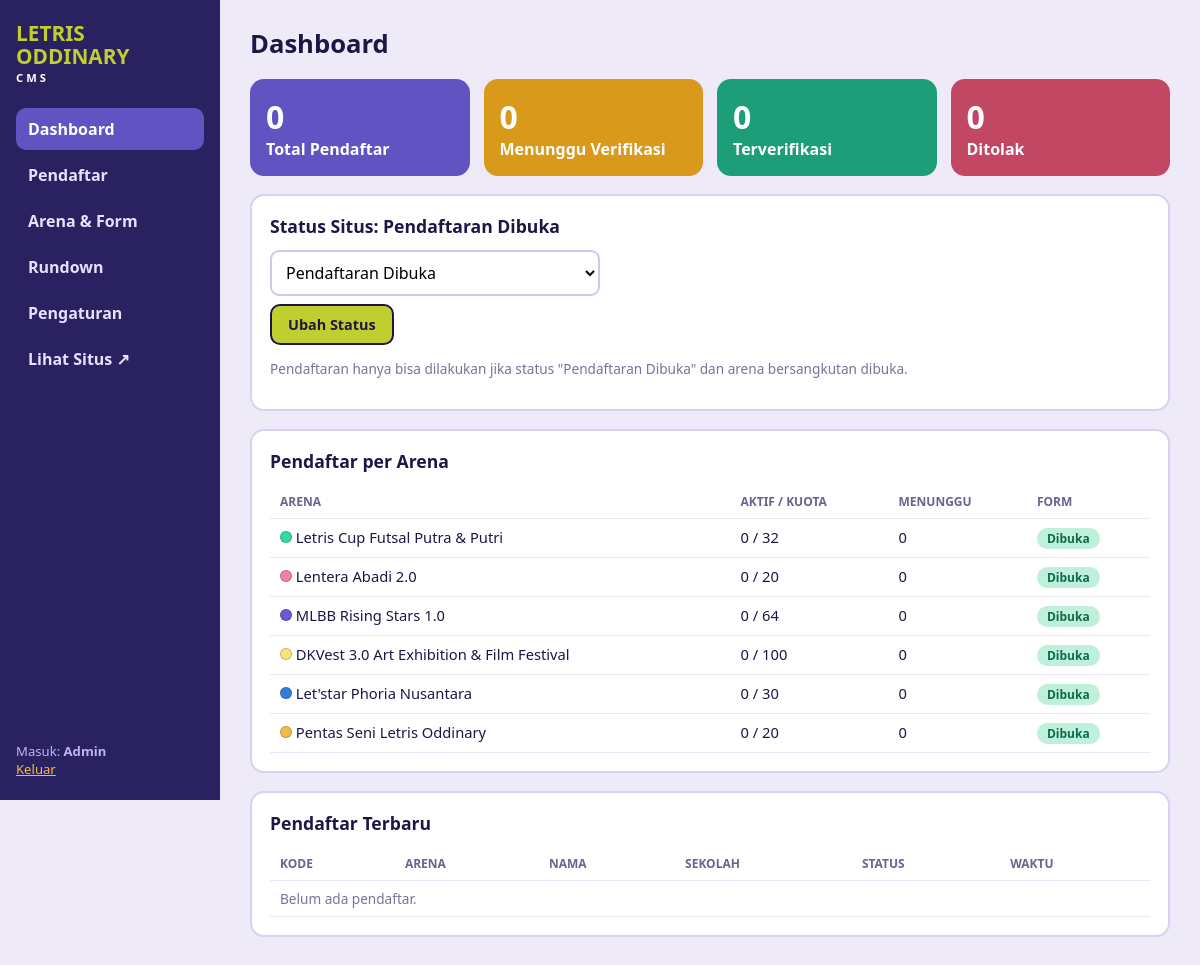
/admin/index.php (signed in), run on the app's committed database.
### tables this page shows
CREATE TABLE `events` (
  `id` int(11) NOT NULL AUTO_INCREMENT,
  `slug` varchar(40) NOT NULL,
  `title` varchar(120) NOT NULL,
  `category` enum('lomba','festival','penutup') NOT NULL DEFAULT 'lomba',
  `badge` varchar(80) NOT NULL DEFAULT '',
  `color` varchar(9) NOT NULL DEFAULT '#34D8A6',
  `text_color` varchar(9) NOT NULL DEFAULT '#1a1438',
  `description` text NOT NULL,
  `fee` varchar(120) NOT NULL DEFAULT '',
  `prize` varchar(160) NOT NULL DEFAULT '',
  `quota_num` int(11) DEFAULT NULL,
  `quota_text` varchar(120) NOT NULL DEFAULT '',
  `schedule_text` varchar(160) NOT NULL DEFAULT '',
  `event_date` date DEFAULT NULL,
  `contact` varchar(160) NOT NULL DEFAULT '',
  `requirements` text NOT NULL,
  `juknis_url` varchar(255) NOT NULL DEFAULT '',
  `team_label` varchar(60) NOT NULL DEFAULT 'Nama Tim',
  `contact_label` varchar(80) NOT NULL DEFAULT 'Nama Penanggung Jawab',
  `phone_label` varchar(80) NOT NULL DEFAULT 'No. WhatsApp',
  `email_required` tinyint(1) NOT NULL DEFAULT 1,
  `poster_tile` varchar(10) NOT NULL DEFAULT '',
  `reg_open` tinyint(1) NOT NULL DEFAULT 1,
  `is_active` tinyint(1) NOT NULL DEFAULT 1,
  `sort_order` int(11) NOT NULL DEFAULT 0,
  PRIMARY KEY (`id`),
  UNIQUE KEY `slug` (`slug`)
);

### includes/bootstrap.php (called while the page is built, shortened)
<?php
function db(): PDO
{
    static $pdo = null;
    if ($pdo === null) {
        try {
            $pdo = new PDO(
                'mysql:host=' . DB_HOST . ';dbname=' . DB_NAME . ';charset=utf8mb4',
                DB_USER, DB_PASS,
                [
                    PDO::ATTR_ERRMODE => PDO::ERRMODE_EXCEPTION,
                    PDO::ATTR_DEFAULT_FETCH_MODE => PDO::FETCH_ASSOC,
                    PDO::ATTR_EMULATE_PREPARES => false,
                ]
            );
        } catch (PDOException $e) {
            http_response_code(500);
            exit('Database belum siap. Jalankan <a href="' . BASE_URL . '/install.php">install.php</a> terlebih dahulu.');
        }
    }
    return $pdo;
}
function e($v): string
{
    return htmlspecialchars((string) $v, ENT_QUOTES, 'UTF-8');
}
function url(string $path = ''): string
{
    return BASE_URL . '/' . ltrim($path, '/');
}
function settings(): array
{
    static $cache = null;
    if ($cache === null) {
        $cache = [];
        foreach (db()->query('SELECT k, v FROM settings') as $r) {
            $cache[$r['k']] = $r['v'];
        }
    }
    return $cache;
}
function setting(string $key, string $default = ''): string
{
    return settings()[$key] ?? $default;
}
function admin_user(): ?array
{
    return $_SESSION['admin'] ?? null;
}
function require_admin(): array
{
    $u = admin_user();
    return $u;
}

### admin/index.php (the view, shortened to what this page needs)
<?php
require_once __DIR__ . '/_layout.php';
admin_header('Dashboard', 'index');
$pdo = db();
$totals = $pdo->query("SELECT COUNT(*) total, SUM(status='pending') pending, SUM(status='verified') verified, SUM(status='rejected') rejected FROM registrations")->fetch();
$per = $pdo->query("SELECT e.id, e.title, e.color, e.quota_num, e.reg_open,
    SUM(r.status<>'rejected') active, SUM(r.status='pending') pending
    FROM events e LEFT JOIN registrations r ON r.event_id = e.id GROUP BY e.id ORDER BY e.sort_order")->fetchAll();
$recent = $pdo->query("SELECT r.*, e.title FROM registrations r JOIN events e ON e.id=r.event_id ORDER BY r.id DESC LIMIT 8")->fetchAll();
$labels = ['coming_soon' => 'Coming Soon', 'open' => 'Pendaftaran Dibuka', 'closed' => 'Pendaftaran Ditutup'];
?>
<div class="cards">
  <div class="stat"><b><?= (int) $totals['total'] ?></b>Total Pendaftar</div>
  <div class="stat warn"><b><?= (int) $totals['pending'] ?></b>Menunggu Verifikasi</div>
  <div class="stat ok"><b><?= (int) $totals['verified'] ?></b>Terverifikasi</div>
  <div class="stat bad"><b><?= (int) $totals['rejected'] ?></b>Ditolak</div>
</div>
<div class="panel">
  <h2>Status Situs: <?= e($labels[setting('status')] ?? setting('status')) ?></h2>
  <form method="post" action="settings.php" class="inline">
    <select name="status">
<?php foreach ($labels as $k => $l): ?><option value="<?= $k ?>" <?= setting('status') === $k ? 'selected' : '' ?>><?= e($l) ?></option><?php endforeach; ?>
    </select>
    <button class="btn">Ubah Status</button>
  </form>
  <p class="muted">Pendaftaran hanya bisa dilakukan jika status "Pendaftaran Dibuka" dan arena bersangkutan dibuka.</p>
</div>
<div class="panel"><h2>Pendaftar per Arena</h2>
<table><tr><th>Arena</th><th>Aktif / Kuota</th><th>Menunggu</th><th>Form</th></tr>
<?php foreach ($per as $p): ?>
<tr><td><span class="dot" style="background:<?= e($p['color']) ?>"></span> <?= e($p['title']) ?></td>
<td><?= (int) $p['active'] ?> / <?= $p['quota_num'] ?? '&infin;' ?></td><td><?= (int) $p['pending'] ?></td>
<td><?= $p['reg_open'] ? '<span class="tag ok">Dibuka</span>' : '<span class="tag bad">Ditutup</span>' ?></td></tr>
<?php endforeach; ?></table></div>
<div class="panel"><h2>Pendaftar Terbaru</h2>
<table><tr><th>Kode</th><th>Arena</th><th>Nama</th><th>Sekolah</th><th>Status</th><th>Waktu</th></tr>
<?php foreach ($recent as $r): ?>
<tr><td><a href="registrations.php?view=<?= $r['id'] ?>"><?= e($r['code']) ?></a></td><td><?= e($r['title']) ?></td><td><?= e($r['team_name']) ?></td><td><?= e($r['school']) ?></td>
<td><span class="tag <?= e($r['status']) ?>"><?= e(status_labels()[$r['status']]) ?></span></td><td><?= e($r['created_at']) ?></td></tr>
<?php endforeach; if (!$recent) echo '<tr><td colspan="6" class="muted">Belum ada pendaftar.</td></tr>'; ?></table></div>
<?php admin_footer();

### admin/_layout.php (shortened to what this page needs)
<?php
require_once __DIR__ . '/../includes/bootstrap.php';
function admin_header(string $title, string $active = ''): void
{
    $u = require_admin();
    $nav = [
        'index' => ['index.php', 'Dashboard'],
        'registrations' => ['registrations.php', 'Pendaftar'],
        'events' => ['events.php', 'Arena & Form'],
        'schedule' => ['schedule.php', 'Rundown'],
        'settings' => ['settings.php', 'Pengaturan'],
    ];
    ?><!DOCTYPE html>
<html lang="id"><head><meta charset="UTF-8"><meta name="viewport" content="width=device-width, initial-scale=1">
<link rel="stylesheet" href="<?= url('assets/css/admin.css') ?>"></head>
<body>
<aside class="side">
  <div class="logo">LETRIS<br>ODDINARY<small>CMS</small></div>
  <nav>
<?php foreach ($nav as $k => [$href, $label]): ?>
    <a href="<?= url('admin/' . $href) ?>" class="<?= $k === $active ? 'on' : '' ?>"><?= e($label) ?></a>
<?php endforeach; ?>
    <a href="<?= url('index.php') ?>" target="_blank">Lihat Situs &nearr;</a>
  </nav>
  <div class="me">Masuk: <b><?= e($u['name']) ?></b><br><a href="<?= url('admin/logout.php') ?>">Keluar</a></div>
</aside>
<main>
  <h1><?= e($title) ?></h1>
<?php
}
function admin_footer(): void
{
    echo "\n</main></body></html>";
}

### assets/css/admin.css (style rules this page uses)
:root { --purple:#6154C2; --dark:#2a2260; --lime:#C0CF2F; --cream:#FFF5DA; --ink:#1f1646; --pink:#F4819D; --mint:#34D8A6; --gold:#F0BB49; }
* { box-sizing: border-box; }
body { margin: 0; font-family: 'Segoe UI', system-ui, sans-serif; background: #eeeaf8; color: var(--ink); display: flex; min-height: 100vh; }
.side { width: 220px; background: var(--dark); color: #fff; padding: 22px 16px; position: sticky; top: 0; height: 100vh; display: flex; flex-direction: column; flex-shrink: 0; }
.logo { font-weight: 900; font-size: 1.3rem; line-height: 1.1; color: var(--lime); margin-bottom: 24px; }
.logo small { display: block; font-size: .7rem; color: #fff; letter-spacing: 3px; margin-top: 4px; }
.side nav { display: grid; gap: 4px; }
.side nav a { color: #e6e1ff; text-decoration: none; padding: 10px 12px; border-radius: 10px; font-weight: 600; }
.side nav a:hover, .side nav a.on { background: var(--purple); color: #fff; }
.me { margin-top: auto; font-size: .82rem; color: #bdb5ee; }
.me a { color: var(--gold); }
main { flex: 1; padding: 26px 30px 60px; min-width: 0; }
h1 { margin: 0 0 18px; font-size: 1.6rem; }
h2 { margin: 0 0 12px; font-size: 1.1rem; }
a { color: var(--purple); }
.panel { background: #fff; border: 2px solid #d8d2f0; border-radius: 14px; padding: 18px; margin-bottom: 18px; overflow-x: auto; }
.cards { display: grid; grid-template-columns: repeat(auto-fit, minmax(170px, 1fr)); gap: 14px; margin-bottom: 18px; }
.stat { background: var(--purple); color: #fff; border-radius: 14px; padding: 16px; font-weight: 600; }
.stat b { display: block; font-size: 2rem; }
.stat.warn { background: #d99a1c; }
.stat.ok { background: #1e9e78; }
.stat.bad { background: #c24763; }
table { width: 100%; border-collapse: collapse; }
th, td { text-align: left; padding: 8px 10px; border-bottom: 1px solid #ebe7f7; vertical-align: top; font-size: .92rem; }
th { font-size: .75rem; text-transform: uppercase; color: #6b6290; }
.dot { display: inline-block; width: 12px; height: 12px; border-radius: 50%; border: 1px solid #0003; }
.muted { color: #7a7299; font-size: .85rem; }
.tag { display: inline-block; padding: 2px 10px; border-radius: 20px; font-size: .75rem; font-weight: 800; background: #ddd; }
.tag.ok, .tag.verified { background: #bff0dc; color: #0b6b4c; }
.btn { display: inline-block; background: var(--lime); color: var(--ink); border: 2px solid var(--ink); border-radius: 10px; padding: 9px 16px; font-weight: 800; cursor: pointer; text-decoration: none; font-family: inherit; font-size: .9rem; }
input, select, textarea { width: 100%; padding: 9px 10px; border: 2px solid #cfc8ee; border-radius: 9px; font: inherit; background: #fff; }
.inline { display: inline-flex; gap: 8px; align-items: center; flex-wrap: wrap; }

### data on the page
events: title "Letris Cup Futsal Putra & Putri", active "0", quota_num "32", pending "0", reg_open "Dibuka"
events: title "Lentera Abadi 2.0", active "0", quota_num "20", pending "0", reg_open "Dibuka"
events: title "MLBB Rising Stars 1.0", active "0", quota_num "64", pending "0", reg_open "Dibuka"
events: title "DKVest 3.0 Art Exhibition & Film Festival", active "0", quota_num "100", pending "0", reg_open "Dibuka"
events: title "Let'star Phoria Nusantara", active "0", quota_num "30", pending "0", reg_open "Dibuka"
events: title "Pentas Seni Letris Oddinary", active "0", quota_num "20", pending "0", reg_open "Dibuka"

### other printed values
$label "Dashboard"
$label "Pendaftar"
$label "Arena & Form"
$label "Rundown"
$label "Pengaturan"
$u['name'] "Admin"
$title "Dashboard"
$totals['total'] "0"
$totals['pending'] "0"
$totals['verified'] "0"
$totals['rejected'] "0"
$labels[setting('status')] "Pendaftaran Dibuka"
form field status "Pendaftaran Dibuka"
